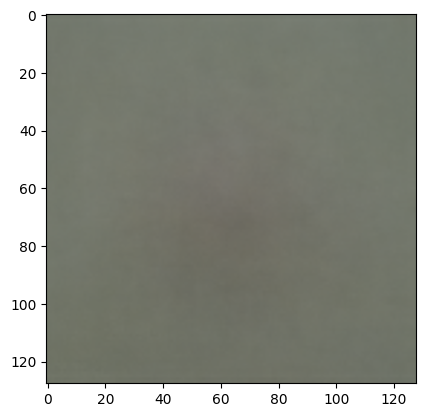
#> input picture images/image_moyenne_bird.png, 425 x 417 px
$ jupyter execute Untitled.ipynb
#> lines starting #> are read from the running program, lines starting #| are printed output that depends on the picture; long printed decimals are rounded
[cell 1]
import seaborn as sns
import cv2
import numpy as np
import matplotlib.pyplot as plt

# Chargez vos images
image3 = cv2.imread('image_moyenne_bird.png')
#> image3 is the input picture: shape (417, 425, 3); mean B, G, R 136.9, 145.9, 143.6
image5 = cv2.imread('img_moy_cars.png')
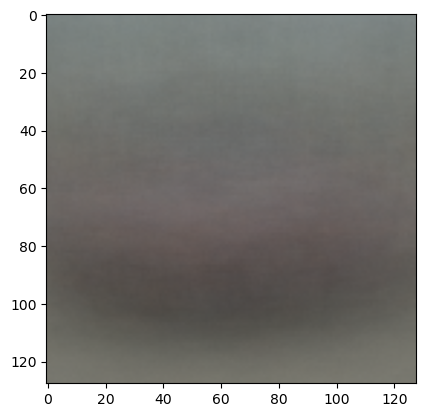
#> input picture images/img_moy_cars.png, 425 x 417 px
#> image5 is the input picture: shape (417, 425, 3); mean B, G, R 133.8, 136.7, 137.5
image1 = cv2.imread('img_moy_cat.png')
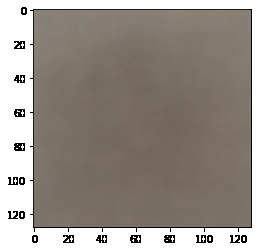
#> input picture images/img_moy_cat.png, 257 x 251 px
#> image1 is the input picture: shape (251, 257, 3); mean B, G, R 136.7, 144.5, 152.2
image2 = cv2.imread('img_moy_dog.png')
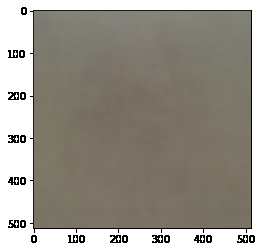
#> input picture images/img_moy_dog.png, 262 x 252 px
#> image2 is the input picture: shape (252, 262, 3); mean B, G, R 140.2, 149.5, 154.3
image4 = cv2.imread('img_moy_flower.png')
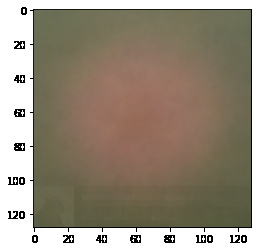
#> input picture images/img_moy_flower.png, 257 x 251 px
#> image4 is the input picture: shape (251, 257, 3); mean B, G, R 123.6, 139.9, 150.8

# Convertissez les images en histogrammes de couleurs (ici, nous utilisons l'histogramme en niveaux de gris)
hist1 = cv2.calcHist([cv2.cvtColor(image1, cv2.COLOR_BGR2GRAY)], [0], None, [256], [0, 256])
#> hist1 = 256 values, max 15573 at index 255, min 0 at index 1, mean 252
hist2 = cv2.calcHist([cv2.cvtColor(image2, cv2.COLOR_BGR2GRAY)], [0], None, [256], [0, 256])
#> hist2 = 256 values, max 17011 at index 255, min 0 at index 1, mean 257.9
hist3 = cv2.calcHist([cv2.cvtColor(image3, cv2.COLOR_BGR2GRAY)], [0], None, [256], [0, 256])
#> hist3 = 256 values, max 36761 at index 255, min 0 at index 2, mean 692.3
hist4 = cv2.calcHist([cv2.cvtColor(image4, cv2.COLOR_BGR2GRAY)], [0], None, [256], [0, 256])
#> hist4 has the same summary as hist1
hist5 = cv2.calcHist([cv2.cvtColor(image5, cv2.COLOR_BGR2GRAY)], [0], None, [256], [0, 256])
#> hist5 = 256 values, max 36741 at index 255, min 0 at index 14, mean 692.3

# Calculez la similarité entre les histogrammes de couleurs (par exemple, distance de Bhattacharyya)
similarity_matrix = np.zeros((5, 5))
for i, hist_i in enumerate([hist1, hist2, hist3, hist4, hist5]):
    for j, hist_j in enumerate([hist1, hist2, hist3, hist4, hist5]):
        similarity = cv2.compareHist(hist_i, hist_j, cv2.HISTCMP_BHATTACHARYYA)
        similarity_matrix[i][j] = 1-similarity
#> this loop made 5 passes
#> after the loop, similarity_matrix = [[1, 0.676, 0.643, 0.599, 0.539], [0.676, 1, 0.635, 0.51, 0.426], [0.643, 0.635, 1, 0.513, 0.425], [0.599, 0.51, 0.513, 1, 0.699], [0.539, 0.426, 0.425, 0.699, 1]]

word_list = word_list = ["Cat", "Dog", "Bird", "Flower", "Car"]
# La matrice de similarité est maintenant créée
print(similarity_matrix)
#| [[1.         0.6761 0.6432  0.5992 0.5386]
#|  [0.6761 1.         0.6355 0.5102 0.4263]
#|  [0.6432  0.6355 1.         0.5128 0.4246]
#|  [0.5992 0.5102 0.5128 1.         0.6988]
#|  [0.5386 0.4263 0.4246 0.6988 1.        ]]
sns.set(font_scale=1.2)
plt.figure(figsize=(8, 6))
sns.heatmap(similarity_matrix, annot=True, xticklabels=word_list, yticklabels=word_list, cmap="YlGnBu")
plt.title("Matrice de Similarité entre les Images Moyennes")
plt.show()
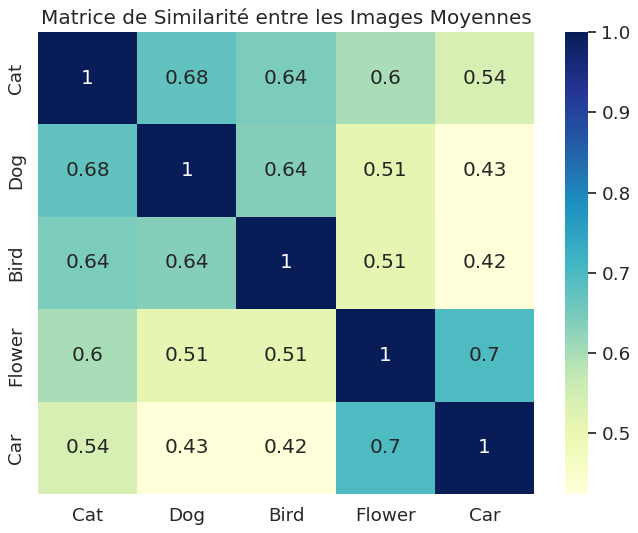
#> figure drawn by matplotlib, 2 panels
